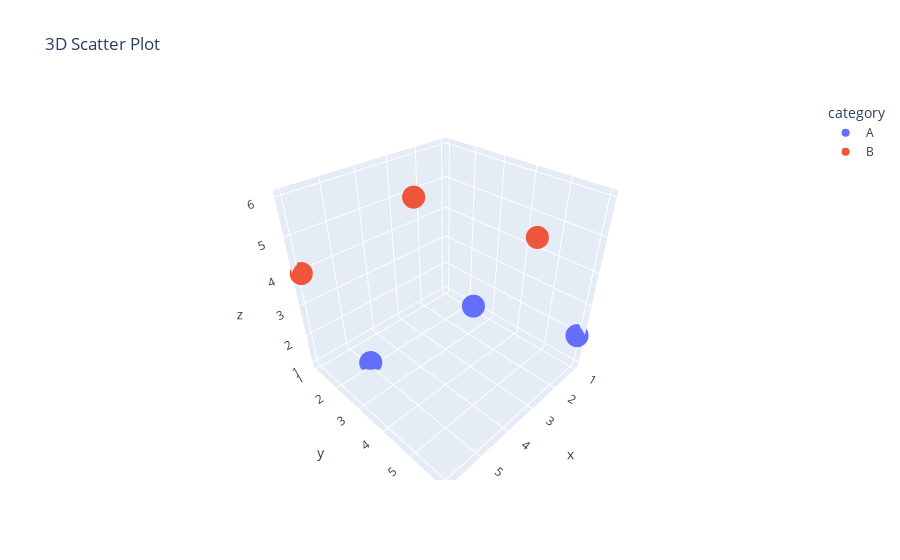

Notebook code for this chart:
### Markdown cell above
Q: Create a 3D scatter plot using Plotly

### Code cell
import plotly.express as px
import pandas as pd

# Create some sample 3D data
df = pd.DataFrame({
    'x': [1, 2, 3, 4, 5, 6],
    'y': [6, 5, 4, 3, 2, 1],
    'z': [2, 5, 3, 6, 1, 4],
    'category': ['A', 'B', 'A', 'B', 'A', 'B']
})

# Create a 3D scatter plot
fig = px.scatter_3d(df, x='x', y='y', z='z',
                    color='category', title="3D Scatter Plot")
fig.show()

### Figure 1 — Plotly figure (JSON) as saved in the notebook; plotly's stock layout.template omitted (floating-point values rounded to 4 significant figures)
{"data": [{"hovertemplate": "category=A<br>x=%{x}<br>y=%{y}<br>z=%{z}<extra></extra>", "legendgroup": "A", "marker": {"color": "#636efa", "symbol": "circle"}, "mode": "markers", "name": "A", "scene": "scene", "showlegend": true, "type": "scatter3d", "x": [1, 3, 5], "y": [6, 4, 2], "z": [2, 3, 1]}, {"hovertemplate": "category=B<br>x=%{x}<br>y=%{y}<br>z=%{z}<extra></extra>", "legendgroup": "B", "marker": {"color": "#EF553B", "symbol": "circle"}, "mode": "markers", "name": "B", "scene": "scene", "showlegend": true, "type": "scatter3d", "x": [2, 4, 6], "y": [5, 3, 1], "z": [5, 6, 4]}], "layout": {"legend": {"title": {"text": "category"}, "tracegroupgap": 0}, "scene": {"domain": {"x": [0, 1], "y": [0, 1]}, "xaxis": {"title": {"text": "x"}}, "yaxis": {"title": {"text": "y"}}, "zaxis": {"title": {"text": "z"}}}, "title": {"text": "3D Scatter Plot"}}}
